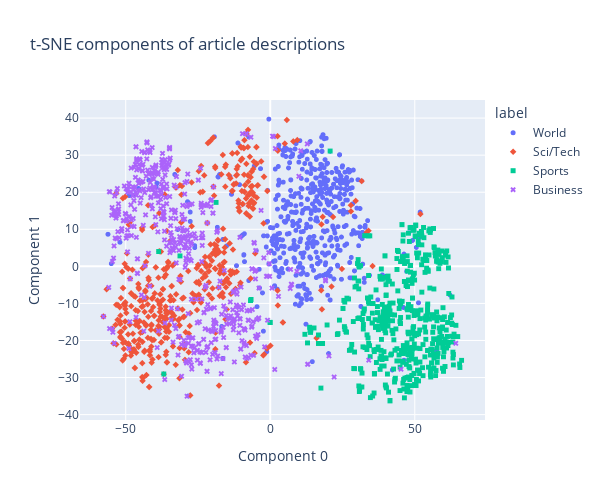

Here is the notebook cell this chart was saved with:
### Markdown cell above
To get a sense of what our nearest neighbor recommender is doing, let's visualize the article embeddings. Although we can't plot the 2048 dimensions of each embedding vector, we can use techniques like [t-SNE](https://en.wikipedia.org/wiki/T-distributed_stochastic_neighbor_embedding) or [PCA](https://en.wikipedia.org/wiki/Principal_component_analysis) to compress the embeddings down into 2 or 3 dimensions, which we can chart.

Before visualizing the nearest neighbors, let's visualize all of the article descriptions using t-SNE. Note that t-SNE is not deterministic, meaning that results may vary from run to run.

### Code cell
# get embeddings for all article descriptions
embeddings = [embedding_from_string(string) for string in article_descriptions]
# compress the 2048-dimensional embeddings into 2 dimensions using t-SNE
tsne_components = tsne_components_from_embeddings(embeddings)
# get the article labels for coloring the chart
labels = df["label"].tolist()

chart_from_components(
    components=tsne_components,
    labels=labels,
    strings=article_descriptions,
    width=600,
    height=500,
    title="t-SNE components of article descriptions",
)

### Figure 1 — Plotly figure (JSON) as saved in the notebook; plotly's stock layout.template omitted (floating-point values rounded to 4 significant figures; data arrays with more than 128 entries replaced by an {"elided": "..."} marker saying what was removed)
{"data": [{"customdata": {"elided": "520x1 str values"}, "hovertemplate": "label=World<br>Component 0=%{x}<br>Component 1=%{y}<br>string=%{customdata[0]}<extra></extra>", "legendgroup": "World", "marker": {"color": "#636efa", "size": 5, "symbol": "circle"}, "mode": "markers", "name": "World", "showlegend": true, "type": "scattergl", "x": {"elided": "520 float values"}, "xaxis": "x", "y": {"elided": "520 float values"}, "yaxis": "y"}, {"customdata": {"elided": "478x1 str values"}, "hovertemplate": "label=Sci/Tech<br>Component 0=%{x}<br>Component 1=%{y}<br>string=%{customdata[0]}<extra></extra>", "legendgroup": "Sci/Tech", "marker": {"color": "#EF553B", "size": 5, "symbol": "diamond"}, "mode": "markers", "name": "Sci/Tech", "showlegend": true, "type": "scattergl", "x": {"elided": "478 float values"}, "xaxis": "x", "y": {"elided": "478 float values"}, "yaxis": "y"}, {"customdata": {"elided": "491x1 str values"}, "hovertemplate": "label=Sports<br>Component 0=%{x}<br>Component 1=%{y}<br>string=%{customdata[0]}<extra></extra>", "legendgroup": "Sports", "marker": {"color": "#00cc96", "size": 5, "symbol": "square"}, "mode": "markers", "name": "Sports", "showlegend": true, "type": "scattergl", "x": {"elided": "491 float values"}, "xaxis": "x", "y": {"elided": "491 float values"}, "yaxis": "y"}, {"customdata": {"elided": "511x1 str values"}, "hovertemplate": "label=Business<br>Component 0=%{x}<br>Component 1=%{y}<br>string=%{customdata[0]}<extra></extra>", "legendgroup": "Business", "marker": {"color": "#ab63fa", "size": 5, "symbol": "x"}, "mode": "markers", "name": "Business", "showlegend": true, "type": "scattergl", "x": {"elided": "511 float values"}, "xaxis": "x", "y": {"elided": "511 float values"}, "yaxis": "y"}], "layout": {"height": 500, "legend": {"title": {"text": "label"}, "tracegroupgap": 0}, "title": {"text": "t-SNE components of article descriptions"}, "width": 600, "xaxis": {"anchor": "y", "domain": [0, 1], "title": {"text": "Component 0"}}, "yaxis": {"anchor": "x", "domain": [0, 1], "title": {"text": "Component 1"}}}}
